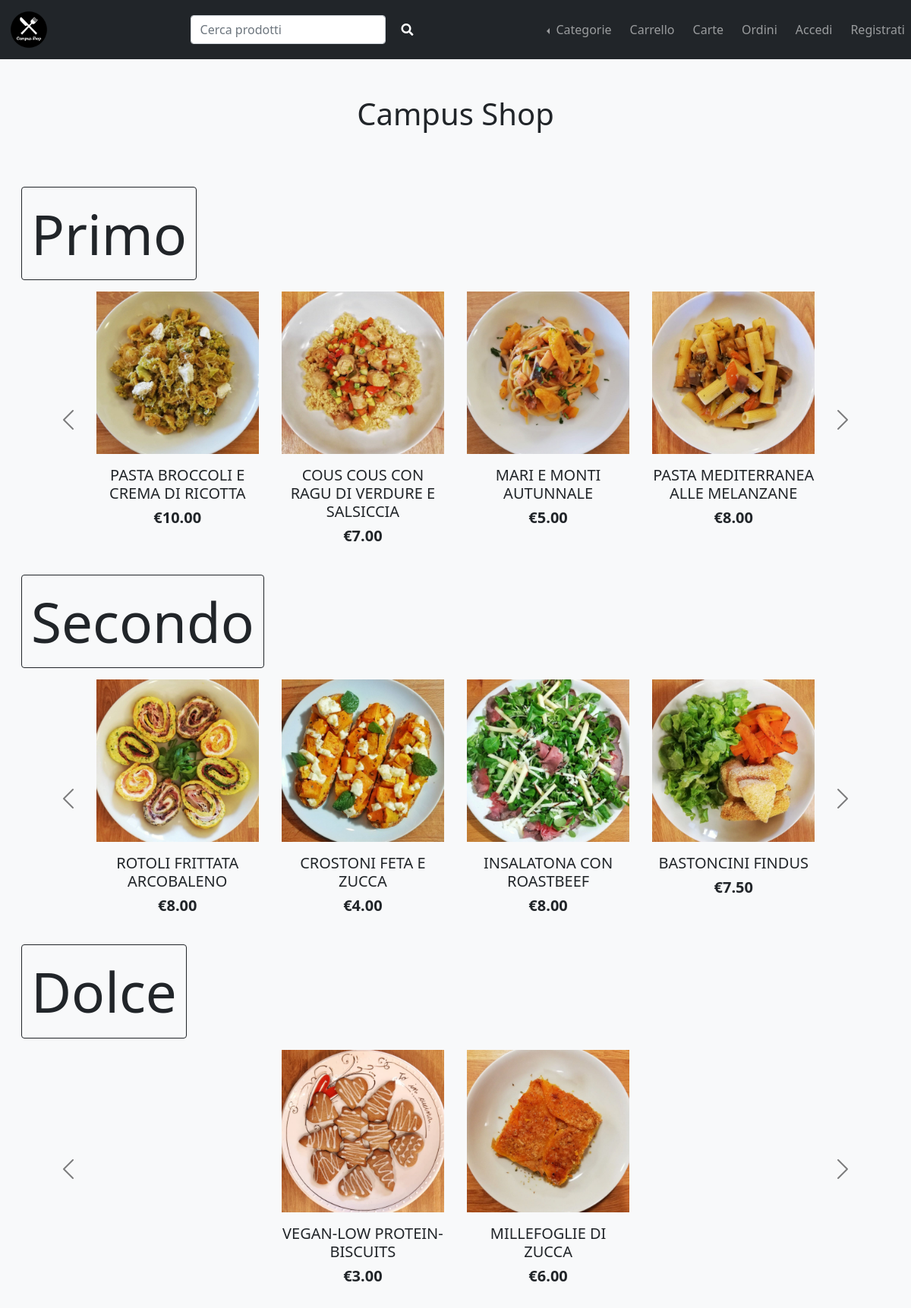
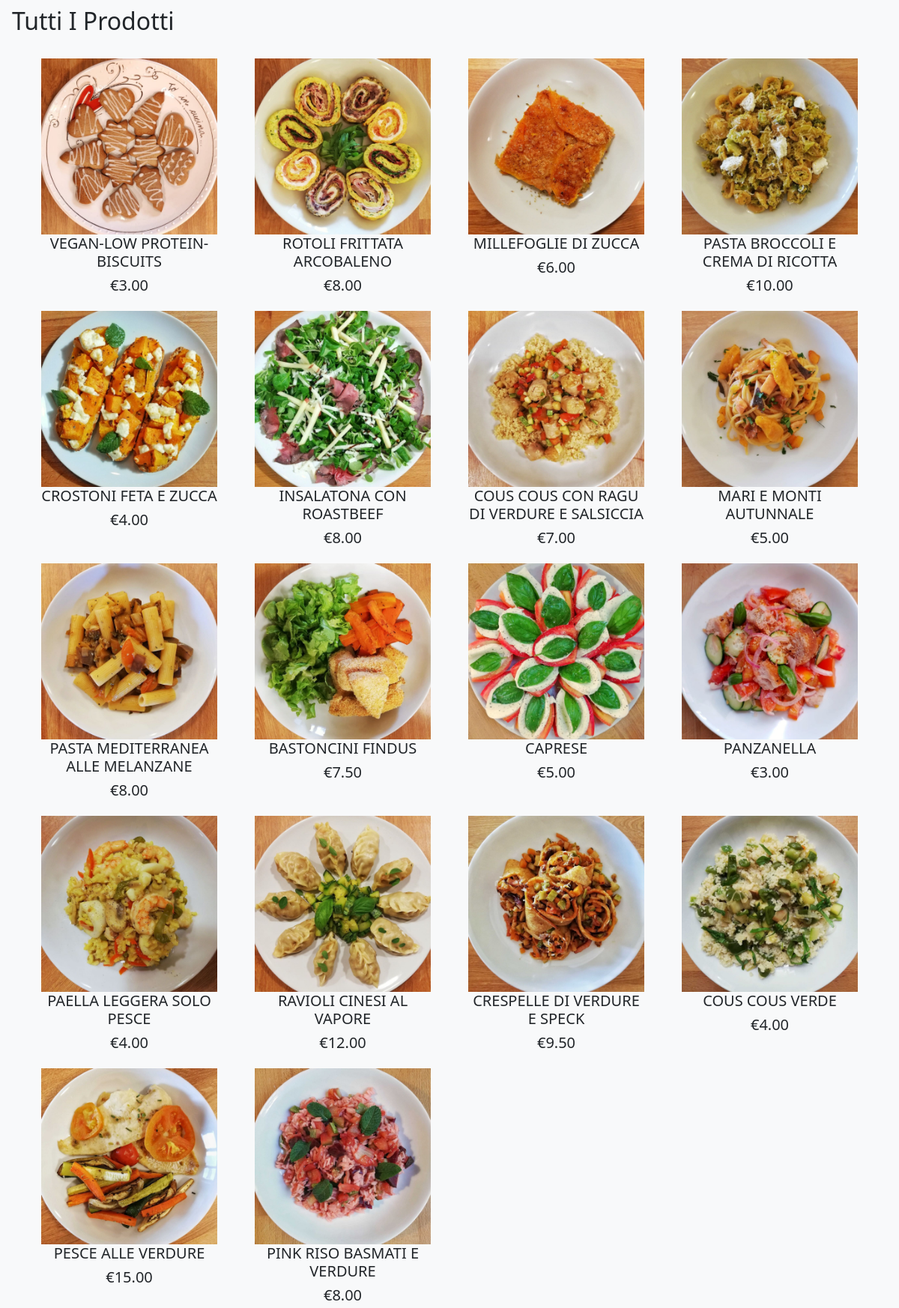
The page / (upper part) on the database its author committed (2 pictures, top to bottom).
### tables this page shows
CREATE TABLE `prodotto` (
  `id` int(10) UNSIGNED NOT NULL,
  `nome` char(254) NOT NULL,
  `prezzo` decimal(6,2) NOT NULL,
  `quantita_disponibile` int(11) NOT NULL,
  `visibile` tinyint(1) NOT NULL DEFAULT 1,
  `foto` char(254) NOT NULL,
  `descrizione` varchar(1024) NOT NULL,
  `id_venditore` int(10) UNSIGNED NOT NULL
);

### bootstrap.php (called while the page is built, shortened)
<?php
require_once("./class/db.php");
require_once("./class/utils.php");
$dbh = new DatabaseHelper("localhost", "root", "", "campus_shop", 3306);
?>

### class/utils.php (called while the page is built, shortened)
<?php
function isUserLoggedIn()
{
    return !empty($_SESSION['clientEmail']) && $_SESSION["loginType"] == "client";
}
function isVendorLoggedIn()
{
    return !empty($_SESSION['clientEmail']) && $_SESSION["loginType"] == "vendor";
}
function getHeaderElements()
{
    if (isUserLoggedIn()) {
        return [
            ['link' => '#', 'nome' => 'Categorie', 'title' => 'Categorie'],
            ['link' => 'cart.php', 'nome' => "Carrello<span id='cartCount'><span>", 'title' => 'Carrello'],
            ['link' => 'card.php', 'nome' => "Carte", 'title' => "Carte"],
            ['link' => 'orders.php', 'nome' => 'Ordini', 'title' => 'Ordini'],
            ['link' => 'account.php', 'nome' => 'Profilo', 'title' => 'Profilo'],
            ['link' => 'notifiche.php', 'nome' => '<span id="notifyicon" class="fas fa-bell"></span>', 'title' => 'Notifiche'],
            ['link' => 'logout.php', 'nome' => 'Esci', 'title' => 'Esci']
        ];
    } else {
        return [
            ['link' => '#', 'nome' => 'Categorie', 'title' => 'Categorie'],
            ['link' => 'login.php', 'nome' => 'Carrello', 'title' => 'Carrello'],
            ['link' => 'login.php', 'nome' => 'Carte', 'title' => 'Carte'],
            ['link' => 'login.php', 'nome' => 'Ordini', 'title' => 'Ordini'],
            ['link' => 'login.php', 'nome' => 'Accedi', 'title' => 'Accedi'],
            ['link' => 'register.php', 'nome' => 'Registrati', 'title' => 'Registrati']
        ];
    }
}

### class/db.php (the view, shortened to what this page needs)
<?php
class DatabaseHelper
{
    private $db;
    public function __construct($servername, $username, $password, $dbname, $port)
    {
        $this->db = new mysqli($servername, $username, $password, $dbname, $port);
    }
    public function getCategories()
    {
        $stmt = $this->db->prepare("SELECT id, nome FROM `categoria`");
        $stmt->execute();
        $result = $stmt->get_result();
        return $result->fetch_all(MYSQLI_ASSOC);
    }
    public function showProducts($n = 3)
    {
        $stmt = $this->db->prepare("SELECT  *  FROM prodotto WHERE visibile=1  LIMIT ?");
        $stmt->bind_param("i", $n);
        $stmt->execute();
        $result = $stmt->get_result();
        return $result->fetch_all(MYSQLI_ASSOC);
    }
    public function getImgFromId($id)
    {
        $stmt = $this->db->prepare("SELECT  nome, foto  FROM prodotto  WHERE id=?");
        $stmt->bind_param("i", $id);
        $stmt->execute();
        $result = $stmt->get_result();
        $row = $result->fetch_assoc();
        return '<img class="img-fluid w-100" src="'  . UPLOAD_DIR . $row["foto"] . '" alt= "' . $row["nome"] .  '"  ';
    }
    public function getProductsFromCategories($categoryId)
    {
        $stmt = $this->db->prepare("SELECT  prodotto.id, prodotto.nome, prezzo, quantita_disponibile, visibile, foto, descrizione, id_venditore
                                    FROM prodotto, appartenenza_categorie, categoria
                                    WHERE prodotto.visibile=1
                                    AND categoria.id = ?
                                    AND categoria.id = appartenenza_categorie.id_categoria
                                    AND prodotto.id = appartenenza_categorie.id_prodotto");
        $stmt->bind_param("i", $categoryId);
        $stmt->execute();
        $result = $stmt->get_result();
        return $result->fetch_all(MYSQLI_ASSOC);
    }
}

### index.php (shortened to what this page needs)
<?php
require_once("./bootstrap.php");
$templateParams["titolo"] = "Campus Shop - Home";
include("./layouts/header.php");
?>
<div class="text-center my-5 h1">Campus Shop</div>
<?php
$categories = $dbh->getCategories();
for ($categoryIndex = 0; $categoryIndex < 4 && $categoryIndex < count($categories); $categoryIndex++) {
    $templateParams['carouselTitle'] = $categories[$categoryIndex]['nome'];
    $templateParams['products'] = $dbh->getProductsFromCategories( $categories[$categoryIndex]['id']);
    include('./user/carousel.php');
}
$templateParams['gridTitle'] = 'Tutti i prodotti';
$templateParams['products'] = $dbh->showProducts(50);
if (!empty($templateParams['products'])) {
    include('./user/productGrid.php');
}
include("./layouts/footer.php");

### user/carouselItems.php (shortened to what this page needs)
<?php
for ($i = $index; $i < count($prod) && $i < $index + CAROUSEL_ITEM_NUMBER; $i++) : ?>
    <a class=" btn btn-default align-top" href="product.php?productId=<?php echo $prod[$i]["id"] ?>">
        <?php echo $dbh->getImgFromId($prod[$i]["id"]) . "/>"; ?>
        <div class="text-capitalize fs-6 pt-3">
            <h5 class="d-none d-md-block"> <?php echo  $prod[$i]["nome"]; ?></h5>
            <h5 class="fw-bold"> <?php echo "€" . $prod[$i]["prezzo"]; ?></h5>
        </div>
    </a>
<?php
endfor;
?>

### user/productGrid.php
<?php require_once("./bootstrap.php");
$index = 0;
$prod = $templateParams["products"];
$gridTitle = $templateParams["gridTitle"];
?>
<div class="text-capitalize h2 my-4 mx-3"><?php echo $gridTitle; ?></div>
<div class="container-xl">
  <?php while ($index < count($prod)) : ?>
    <div class="row row-cols-2 row-cols-sm-2 row-cols-md-4">
      <?php
      for ($i = $index; $i < count($prod) && $i < $index + 4; $i++) : ?>
        <div class="col">
          <a class="btn btn-default" href="product.php?productId=<?php echo $prod[$i]["id"] ?>">
            <?php echo $dbh->getImgFromId($prod[$i]["id"]) . "/>"; ?>
            <h5> <?php echo  $prod[$i]["nome"]; ?></h5>
            <h5> <?php echo "€" . $prod[$i]["prezzo"]; ?></h5>
          </a>
        </div>
      <?php
      endfor;
      $index = $i;
      ?>
    </div>
  <?php endwhile ?>
</div>

### css/style.css (style rules this page uses)
.btn.btn-default.align-top { max-height: 20%; max-width: 20%; }
.btn.btn-default.align-top>img, .btn.btn-default>img { width: 70%; }

### rows shown on the page
prodotto: foto (picture), nome "PASTA BROCCOLI E CREMA DI RICOTTA", prezzo "10.00"
prodotto: foto (picture), nome "COUS COUS CON RAGU DI VERDURE E SALSICCIA", prezzo "7.00"
prodotto: foto (picture), nome "MARI E MONTI AUTUNNALE", prezzo "5.00"
prodotto: foto (picture), nome "PASTA MEDITERRANEA ALLE MELANZANE", prezzo "8.00"
prodotto: foto (picture), nome "ROTOLI FRITTATA ARCOBALENO", prezzo "8.00"
prodotto: foto (picture), nome "CROSTONI FETA E ZUCCA", prezzo "4.00"
prodotto: foto (picture), nome "INSALATONA CON ROASTBEEF", prezzo "8.00"
prodotto: foto (picture), nome "BASTONCINI FINDUS", prezzo "7.50"
prodotto: foto (picture), nome "VEGAN-LOW PROTEIN-BISCUITS", prezzo "3.00"
prodotto: foto (picture), nome "MILLEFOGLIE DI ZUCCA", prezzo "6.00"
prodotto: foto (picture), nome "CAPRESE", prezzo "5.00"
prodotto: foto (picture), nome "PANZANELLA", prezzo "3.00"
prodotto: foto (picture), nome "PAELLA LEGGERA SOLO PESCE", prezzo "4.00"
prodotto: foto (picture), nome "RAVIOLI CINESI AL VAPORE", prezzo "12.00"
prodotto: foto (picture), nome "CRESPELLE DI VERDURE E SPECK", prezzo "9.50"
prodotto: foto (picture), nome "COUS COUS VERDE", prezzo "4.00"
prodotto: foto (picture), nome "PESCE ALLE VERDURE", prezzo "15.00"
prodotto: foto (picture), nome "PINK RISO BASMATI E VERDURE", prezzo "8.00"

### other values the page prints
$item["nome"] "Categorie"
$item["nome"] "Carrello"
$item["nome"] "Carte"
$item["nome"] "Ordini"
$item["nome"] "Accedi"
$item["nome"] "Registrati"
$carouselTitle "Primo"
$carouselTitle "Secondo"
$carouselTitle "Dolce"
$gridTitle "Tutti I Prodotti"
